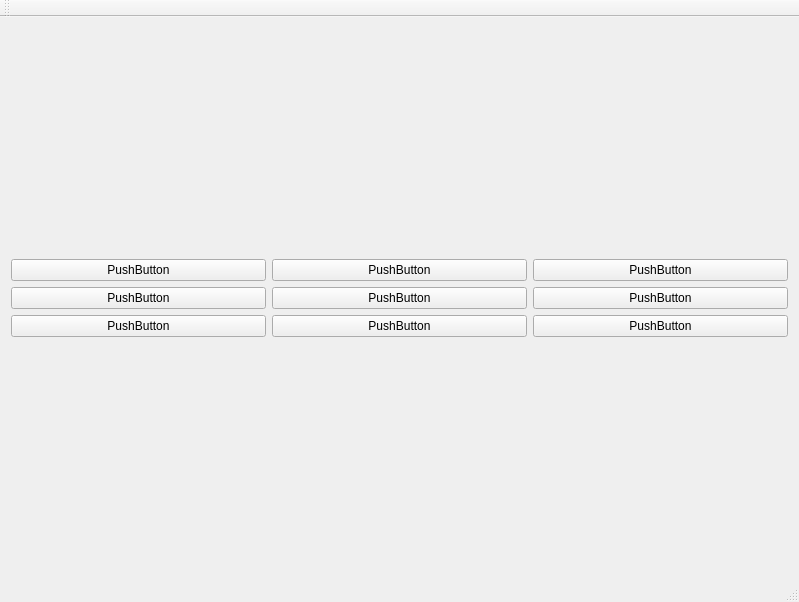
<?xml version="1.0" encoding="UTF-8"?>
<ui version="4.0">
 <class>MainWindow</class>
 <widget class="QMainWindow" name="MainWindow">
  <property name="geometry">
   <rect>
    <x>0</x>
    <y>0</y>
    <width>799</width>
    <height>602</height>
   </rect>
  </property>
  <property name="windowTitle">
   <string>MainWindow</string>
  </property>
  <widget class="QWidget" name="centralWidget">
   <layout class="QGridLayout" name="gridLayout_5">
    <item row="0" column="0">
     <layout class="QGridLayout" name="gridLayout_4">
      <item row="0" column="1">
       <widget class="QPushButton" name="pushButton_6">
        <property name="text">
         <string>PushButton</string>
        </property>
       </widget>
      </item>
      <item row="0" column="0">
       <widget class="QPushButton" name="pushButton_5">
        <property name="maximumSize">
         <size>
          <width>16777215</width>
          <height>27</height>
         </size>
        </property>
        <property name="text">
         <string>PushButton</string>
        </property>
       </widget>
      </item>
      <item row="1" column="1">
       <widget class="QPushButton" name="pushButton_3">
        <property name="text">
         <string>PushButton</string>
        </property>
       </widget>
      </item>
      <item row="2" column="1">
       <widget class="QPushButton" name="pushButton_4">
        <property name="text">
         <string>PushButton</string>
        </property>
       </widget>
      </item>
      <item row="2" column="2">
       <widget class="QPushButton" name="pushButton_9">
        <property name="text">
         <string>PushButton</string>
        </property>
       </widget>
      </item>
      <item row="2" column="0">
       <widget class="QPushButton" name="pushButton_2">
        <property name="text">
         <string>PushButton</string>
        </property>
       </widget>
      </item>
      <item row="1" column="2">
       <widget class="QPushButton" name="pushButton_8">
        <property name="text">
         <string>PushButton</string>
        </property>
       </widget>
      </item>
      <item row="0" column="2">
       <widget class="QPushButton" name="pushButton_7">
        <property name="text">
         <string>PushButton</string>
        </property>
       </widget>
      </item>
      <item row="1" column="0">
       <widget class="QPushButton" name="pushButton">
        <property name="text">
         <string>PushButton</string>
        </property>
       </widget>
      </item>
     </layout>
    </item>
   </layout>
  </widget>
  <widget class="QMenuBar" name="menuBar">
   <property name="geometry">
    <rect>
     <x>0</x>
     <y>0</y>
     <width>799</width>
     <height>25</height>
    </rect>
   </property>
  </widget>
  <widget class="QToolBar" name="mainToolBar">
   <attribute name="toolBarArea">
    <enum>TopToolBarArea</enum>
   </attribute>
   <attribute name="toolBarBreak">
    <bool>false</bool>
   </attribute>
  </widget>
  <widget class="QStatusBar" name="statusBar"/>
 </widget>
 <layoutdefault spacing="6" margin="11"/>
 <resources/>
 <connections/>
</ui>
